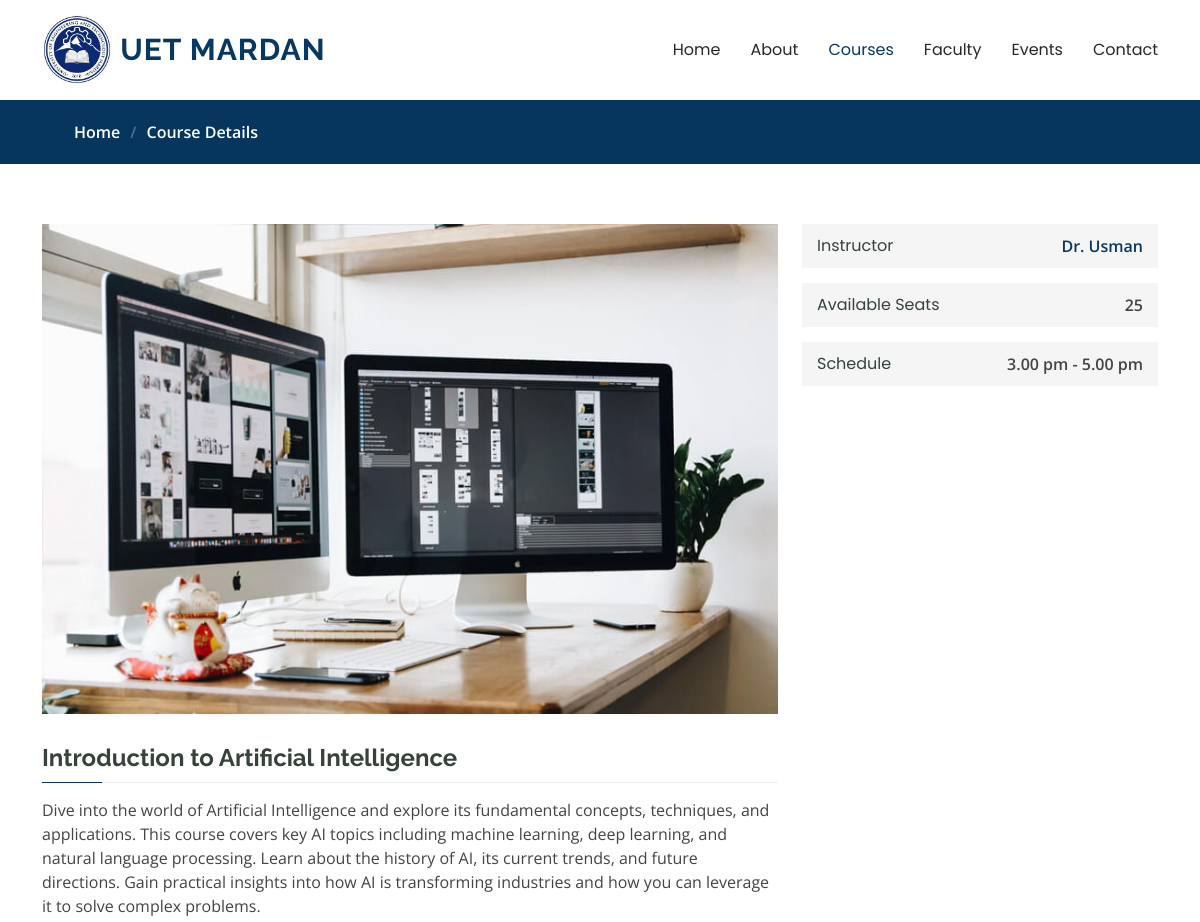
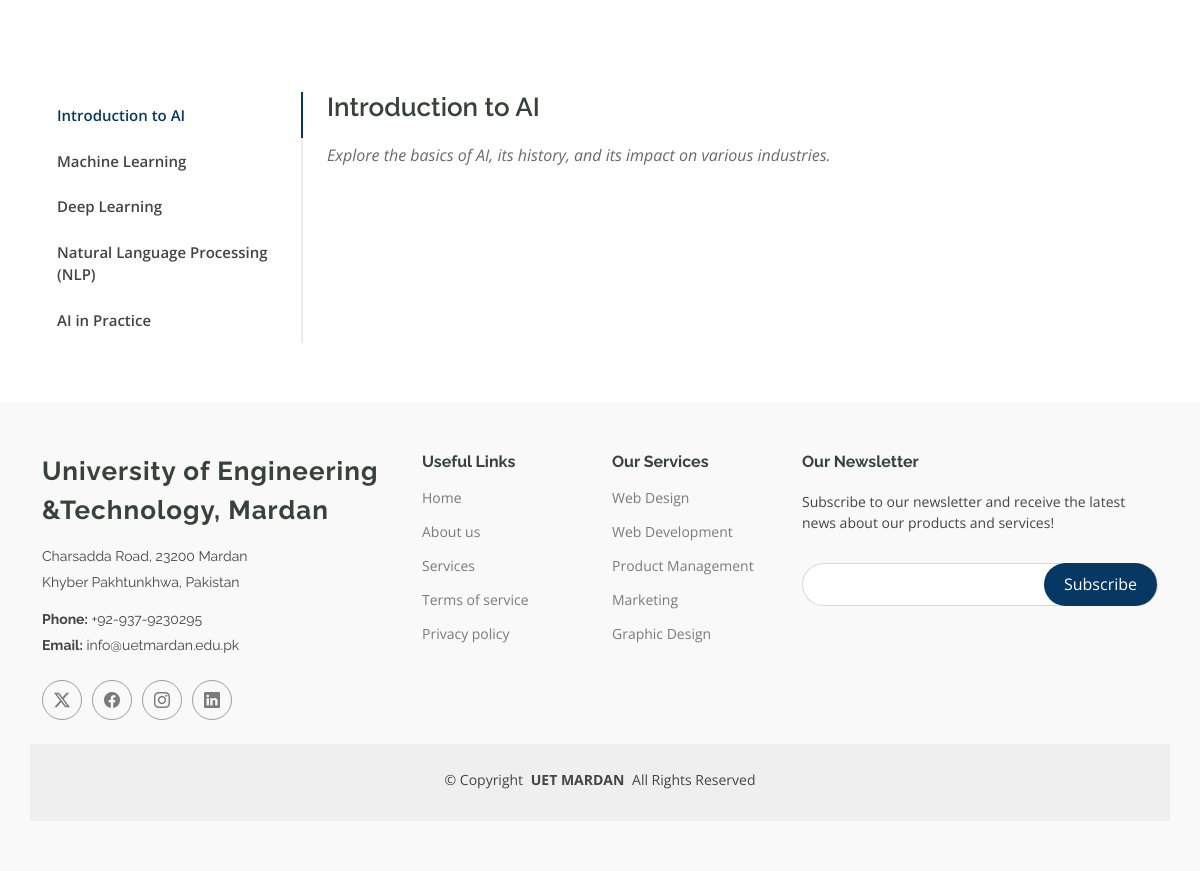
Screenshot of /course-details.php?id=1 with the database file from the repository (2 pictures, top to bottom).
### tables this page shows
CREATE TABLE `course_details` (
  `id` int(11) NOT NULL,
  `course_id` int(11) NOT NULL,
  `title` varchar(255) NOT NULL,
  `description` text DEFAULT NULL,
  `image` varchar(255) DEFAULT NULL,
  `instructor` varchar(255) DEFAULT NULL,
  `seats_available` int(11) DEFAULT NULL,
  `schedule` varchar(50) DEFAULT NULL
);

CREATE TABLE `coursed_details_tab_contents` (
  `id` int(11) NOT NULL,
  `course_details_id` int(11) DEFAULT NULL,
  `tab_title` varchar(255) DEFAULT NULL,
  `tab_description` text DEFAULT NULL,
  `tab_image` varchar(255) DEFAULT NULL
);

### course-details.php (the view, shortened to what this page needs)
<!DOCTYPE html>
<html lang="en">
<head>
  <link href="assets/vendor/bootstrap/css/bootstrap.min.css" rel="stylesheet">
  <link href="assets/vendor/bootstrap-icons/bootstrap-icons.css" rel="stylesheet">
  <link href="assets/vendor/aos/aos.css" rel="stylesheet">
  <link href="assets/vendor/glightbox/css/glightbox.min.css" rel="stylesheet">
  <link href="assets/vendor/swiper/swiper-bundle.min.css" rel="stylesheet">
  <link href="assets/css/main.css" rel="stylesheet">
</head>
<body class="course-details-page">
  <header id="header" class="header d-flex align-items-center sticky-top">
    <div class="container-fluid container-xl position-relative d-flex align-items-center">
      <a href="index.html" class="logo d-flex align-items-center me-auto">
        <img src="assets/img/logo.jpeg" alt="">
        <h1 class="sitename">UET Mardan</h1>
      </a>
      <nav id="navmenu" class="navmenu">
        <ul>
          <li><a href="index.php" >Home<br></a></li>
          <li><a href="about.html">About</a></li>
          <li><a href="courses.php" class="active">Courses</a></li>
          <li><a href="faculty.php">Faculty</a></li>
          <li><a href="events.php">Events</a></li>
          <li><a href="contact.php">Contact</a></li>
        </ul>
      </nav>
    </div>
  </header>
<?php
include 'dbcon.php';
if (isset($_GET['id'])) {
    $course_id = (int)$_GET['id'];
    $course_sql = "SELECT * FROM course_details WHERE id = $course_id";
    $course_result = mysqli_query($conn, $course_sql);
    if ($course_result) {
        $course = mysqli_fetch_assoc($course_result);
    } else {
        die("Error fetching course details: " . mysqli_error($conn));
    }
    $tab_sql = "SELECT * FROM coursed_details_tab_contents WHERE course_details_id = $course_id";
    $tab_result = mysqli_query($conn, $tab_sql);
    if ($tab_result) {
        $tabs = mysqli_fetch_all($tab_result, MYSQLI_ASSOC);
    } else {
        die("Error fetching tab contents: " . mysqli_error($conn));
    }
}
?>
  <main class="main">
    <div class="page-title" data-aos="fade">
      <nav class="breadcrumbs">
        <div class="container">
          <ol>
            <li><a href="index.php">Home</a></li>
            <li class="current">Course Details</li>
          </ol>
        </div>
      </nav>
    </div>
    <section id="courses-course-details" class="courses-course-details section">
      <div class="container" data-aos="fade-up">
        <div class="row">
          <div class="col-lg-8">
            <img src="<?php echo htmlspecialchars($course['image']); ?>" class="img-fluid" alt="Course Image">
            <h3><?php echo htmlspecialchars($course['title']); ?></h3>
            <p><?php echo nl2br(htmlspecialchars($course['description'])); ?></p>
          </div>
          <div class="col-lg-4">
            <div class="course-info d-flex justify-content-between align-items-center">
              <h5>Instructor</h5>
              <p><a href="#"><?php echo htmlspecialchars($course['instructor']); ?></a></p>
            </div>
            <div class="course-info d-flex justify-content-between align-items-center">
              <h5>Available Seats</h5>
              <p><?php echo htmlspecialchars($course['seats_available']); ?></p>
            </div>
            <div class="course-info d-flex justify-content-between align-items-center">
              <h5>Schedule</h5>
              <p><?php echo htmlspecialchars($course['schedule']); ?></p>
            </div>
          </div>
        </div>
      </div>
    </section>
    <section id="tabs" class="tabs section">
      <div class="container" data-aos="fade-up" data-aos-delay="100">
        <div class="row">
          <div class="col-lg-3">
            <ul class="nav nav-tabs flex-column">
              <?php foreach ($tabs as $index => $tab): ?>
                <li class="nav-item">
                  <a class="nav-link <?php echo $index === 0 ? 'active show' : ''; ?>" data-bs-toggle="tab" href="#tab-<?php echo $index + 1; ?>">
                    <?php echo htmlspecialchars($tab['tab_title']); ?>
                  </a>
                </li>
              <?php endforeach; ?>
            </ul>
          </div>
          <div class="col-lg-9 mt-4 mt-lg-0">
            <div class="tab-content">
              <?php foreach ($tabs as $index => $tab): ?>
                <div class="tab-pane <?php echo $index === 0 ? 'active show' : ''; ?>" id="tab-<?php echo $index + 1; ?>">
                  <div class="row">
                    <div class="col-lg-8 details order-2 order-lg-1">
                      <h3><?php echo htmlspecialchars($tab['tab_title']); ?></h3>
                      <p class="fst-italic"><?php echo htmlspecialchars($tab['tab_description']); ?></p>
                    </div>
                    <div class="col-lg-4 text-center order-1 order-lg-2">
                    </div>
                  </div>
                </div>
              <?php endforeach; ?>
            </div>
          </div>
        </div>
      </div>
    </section>
  </main>
 <footer id="footer" class="footer position-relative light-background">
    <div class="container footer-top">
      <div class="row gy-4">
        <div class="col-lg-4 col-md-6 footer-about">
          <a href="index.html" class="logo d-flex align-items-center">
            <span class="sitename">University of Engineering &Technology, Mardan</span>
          </a>
          <div class="footer-contact pt-3">
            <p>Charsadda Road, 23200 Mardan</p>
            <p> Khyber Pakhtunkhwa, Pakistan</p>
            <p class="mt-3"><strong>Phone:</strong> <span>+92-937-9230295</span></p>
            <p><strong>Email:</strong> <span>info@uetmardan.edu.pk</span></p>
          </div>
          <div class="social-links d-flex mt-4">
            <a href=""><i class="bi bi-twitter-x"></i></a>
            <a href=""><i class="bi bi-facebook"></i></a>
            <a href=""><i class="bi bi-instagram"></i></a>
            <a href=""><i class="bi bi-linkedin"></i></a>
          </div>
        </div>
        <div class="col-lg-2 col-md-3 footer-links">
          <h4>Useful Links</h4>
          <ul>
            <li><a href="#">Home</a></li>
            <li><a href="#">About us</a></li>
            <li><a href="#">Services</a></li>
            <li><a href="#">Terms of service</a></li>
            <li><a href="#">Privacy policy</a></li>
          </ul>
        </div>
        <div class="col-lg-2 col-md-3 footer-links">
          <h4>Our Services</h4>
          <ul>
            <li><a href="#">Web Design</a></li>
            <li><a href="#">Web Development</a></li>
            <li><a href="#">Product Management</a></li>
            <li><a href="#">Marketing</a></li>
            <li><a href="#">Graphic Design</a></li>
          </ul>
        </div>
        <div class="col-lg-4 col-md-12 footer-newsletter">
          <h4>Our Newsletter</h4>
          <p>Subscribe to our newsletter and receive the latest news about our products and services!</p>
          <form action="forms/newsletter.php" method="post" class="php-email-form">
            <div class="newsletter-form"><input type="email" name="email"><input type="submit" value="Subscribe"></div>
          </form>
        </div>
      </div>
    </div>
    <div class="container copyright text-center mt-4">
      <p>© <span>Copyright</span> <strong class="px-1 sitename">UET MARDAN</strong> <span>All Rights Reserved</span></p>
    </div>
  </footer>
</body>
</html>

### rows the page displays
course_details: image (picture), title "Introduction to Artificial Intelligence", description "Dive into the world of Artificial Intelligence and explore its fundamental concepts, techniques, and applications. This course covers key AI topics including machine learning, deep learning, and natural language processing. Learn about the history of AI, its current trends, and future directions. Gain practical insights into how AI is transforming industries and how you can leverage it to solve complex problems.", instructor "Dr. Usman", seats_available "25", schedule "3.00 pm - 5.00 pm"
coursed_details_tab_contents: tab_title "Introduction to AI", tab_description "Explore the basics of AI, its history, and its impact on various industries."
coursed_details_tab_contents: tab_title "Machine Learning"
coursed_details_tab_contents: tab_title "Deep Learning"
coursed_details_tab_contents: tab_title "Natural Language Processing (NLP)"
coursed_details_tab_contents: tab_title "AI in Practice"
